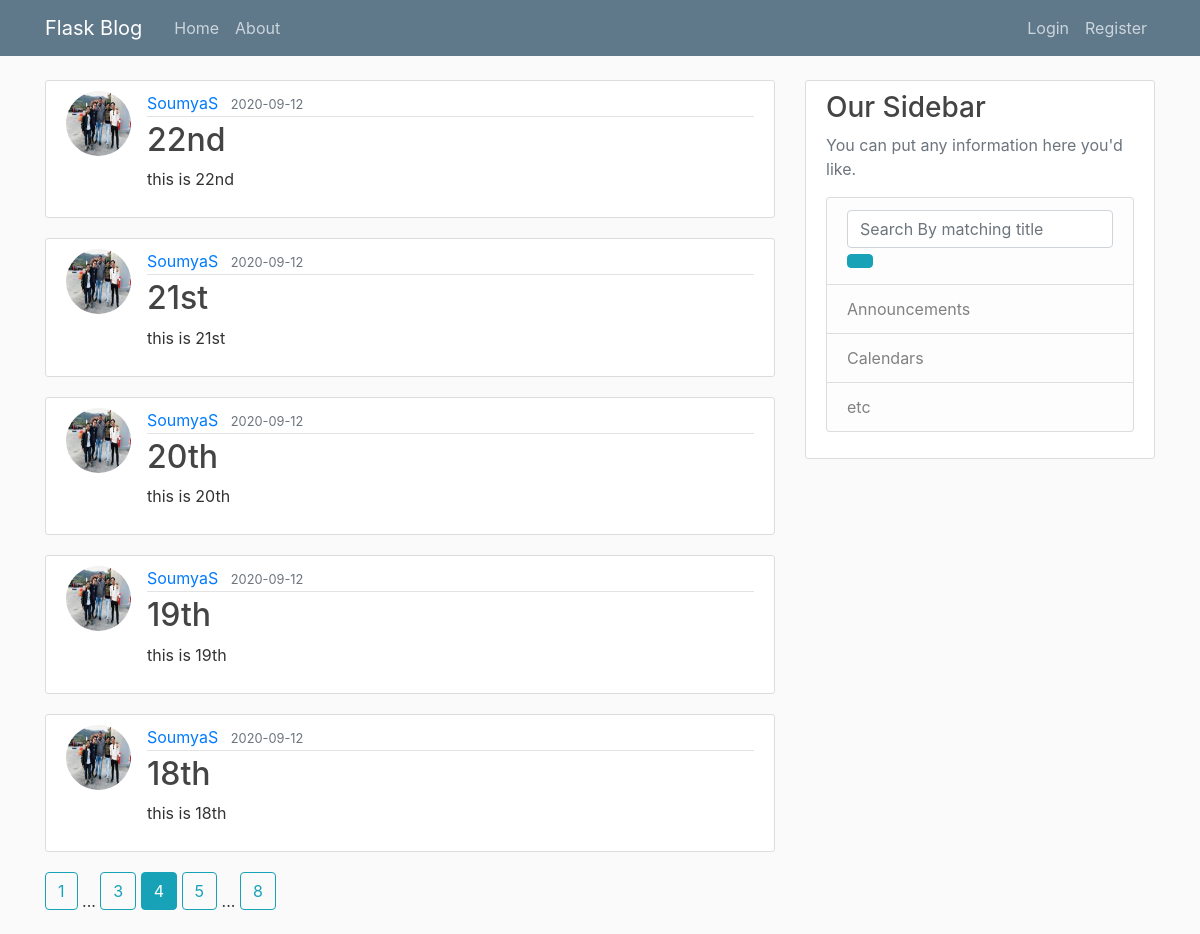
/home?page=4, run on the app's committed database.
### flaskblog/models.py (models this page shows, shortened)
class Post(db.Model):
    id = db.Column(db.Integer, primary_key=True)
    title = db.Column(db.String(100), nullable=False)
    date_posted = db.Column(db.DateTime, nullable=False, default=datetime.utcnow)
    content = db.Column(db.Text, nullable=False)
    user_id = db.Column(db.Integer, db.ForeignKey('user.id'), nullable=False)

class User(db.Model, UserMixin):
    id = db.Column(db.Integer, primary_key=True)
    username = db.Column(db.String(20), unique=True, nullable=False)
    email = db.Column(db.String(120), unique=True, nullable=False)
    password = db.Column(db.String(60), nullable=False)
    image_file = db.Column(db.String(20), nullable=False, default='default.jpg')
    posts = db.relationship('Post', backref='author', lazy=True)

### flaskblog/main/routes.py (the view)
@main.route('/')
@main.route('/home')
def home():
    page = request.args.get('page', 1, type=int)
    posts = Post.query.order_by(Post.date_posted.desc()).paginate(page=page,per_page=5)
    return render_template('home.html', posts=posts)

### flaskblog/templates/home.html
{% extends "layout.html" %}
{%  block content %}
    {% for post in posts.items %}
      <article class="media content-section">
        <img class="rounded-circle article-img" src="{{ url_for('static', filename='profile_pics/' + post.author.image_file) }}" alt="">
        <div class="media-body">
          <div class="article-metadata">
            <a class="mr-2" href="{{ url_for('users.user_posts', username=post.author.username) }}">{{ post.author.username }}</a>
            <small class="text-muted">{{ post.date_posted.strftime('%Y-%m-%d') }}</small>
          </div>
          <h2><a class="article-title" href="{{ url_for('posts.post', post_id=post.id) }}">{{ post.title }}</a></h2>
          <p class="article-content">{{ post.content }}</p>
        </div>
      </article>
    {% endfor %}
    {% for page_num in posts.iter_pages(left_edge=1, right_edge=1, left_current=1, right_current=2) %}
      {% if page_num %}
        {% if posts.page == page_num %}
        <a class="btn btn-info mb-4" href="{{ url_for('main.home', page=page_num) }}">{{ page_num }}</a>
        {% else %}
          <a class="btn btn-outline-info mb-4" href="{{ url_for('main.home', page=page_num) }}">{{ page_num }}</a>
        {% endif %}
      {% else %}
        ...
      {% endif %}
    {% endfor %}
{% endblock content %}

### flaskblog/static/main.css (style rules this page uses)
body { background: #fafafa; color: #333333; margin-top: 5rem; }
h1, h2, h3, h4, h5, h6 { color: #444444; }
.content-section { background: #ffffff; padding: 10px 20px; border: 1px solid #dddddd; border-radius: 3px; margin-bottom: 20px; }
.article-title { color: #444444; }
.article-content { white-space: pre-line; }
.article-img { height: 65px; width: 65px; margin-right: 16px; }
.article-metadata { padding-bottom: 1px; margin-bottom: 4px; border-bottom: 1px solid #e3e3e3; }

### data on the page
Post: image_file (picture), author.username "SoumyaS", date_posted "2020-09-12", title "22nd", content "this is 22nd"
Post: image_file (picture), author.username "SoumyaS", date_posted "2020-09-12", title "21st", content "this is 21st"
Post: image_file (picture), author.username "SoumyaS", date_posted "2020-09-12", title "20th", content "this is 20th"
Post: image_file (picture), author.username "SoumyaS", date_posted "2020-09-12", title "19th", content "this is 19th"
Post: image_file (picture), author.username "SoumyaS", date_posted "2020-09-12", title "18th", content "this is 18th"

### other printed values
{{ page_num }} "1" "3" "5" "8"
{{ page_num }} "4"
